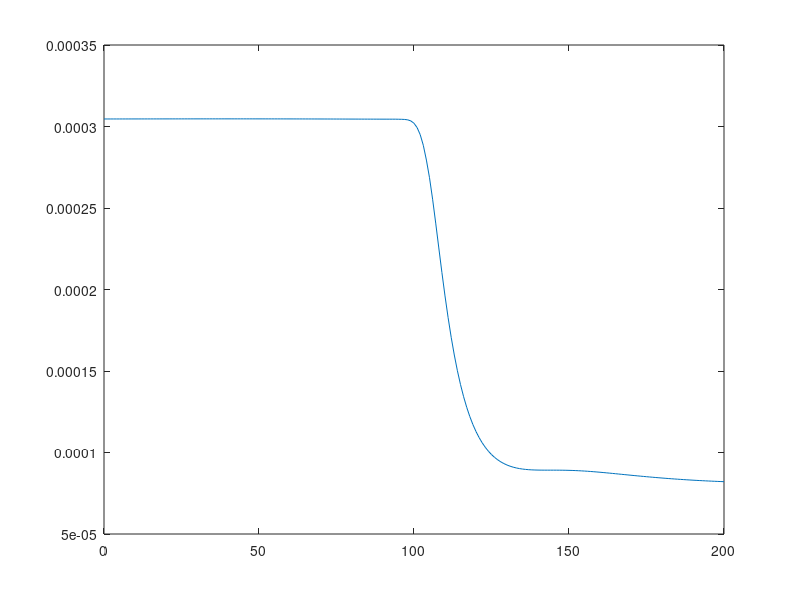

MATLAB code to generate this figure:
%This file is for Problem 8.4

clear

%First enter key parameters into workspace and work out PHI and Q.
%Begin with the no-accel. case & then do the -4 m/sec/sec next.
 
n=9
m=2
s=201
dt=1
g=9.8
re=6.37e6
omegax=1.57e-5
omegay=7.27e-5
wacc=.0036
wgyro=2.35e-9
R=[225 0;0 225]
ay=4.0
PZEROM=zeros(n);
PZEROM(1,1)=100;
PZEROM(2,2)=1e-6;
PZEROM(3,3)=1e-6;
PZEROM(4,4)=100;
PZEROM(5,5)=1e-6;
PZEROM(6,6)=1e-6;
PZEROM(7,7)=100;
PZEROM(8,8)=1e-6;
PZEROM(9,9)=(1.0*pi/180)^2
 
%Now work on PHI and Q matrices.  Start with zero acceleration.
 
F=zeros(n);
F(1,2)=1;
F(2,3)=-g;
F(3,2)=1/re;
F(3,9)=omegax;
F(4,5)=1;
F(5,6)=-g;
F(6,5)=1/re;
F(6,9)=omegay;
F(7,8)=1;
 
GWGT=zeros(n);
GWGT(2,2)=wacc;
GWGT(3,3)=wgyro;
GWGT(5,5)=wacc;
GWGT(6,6)=wgyro;
GWGT(8,8)=wacc;
GWGT(9,9)=wgyro;
 
A=[-dt*F dt*GWGT;zeros(n) dt*F'];
B=expm(A);
PHIT=B(10:18,10:18);
PHI=PHIT';
Q=PHI*B(1:9,10:18);
 
%Now order constant negative accel. steps k=95,96,...104 (in k.F.
%notation beginning with k=0), as i=96,97,...105 in the "for" loop.
%Call phi and q in mid-region PHIMID and QMID. Now calculate these.
 
F(2,9)=-ay
AMID=[-dt*F dt*GWGT;zeros(n) dt*F'];
BMID=expm(AMID);
PHIMIDT=BMID(10:18,10:18);
PHIMID=PHIMIDT';
QMID=PHIMID*BMID(1:9,10:18);
 
%Begin the main i loop.  PDIAG will contain the diagonal
%elements of PPLUS in a 9 x 201 stacked matrix.  (If this exceeds
%the matrix size limitation of the version of MATLAB that you are
%using, try running the dynamic scenario from 50 sec to 150 sec.
%This will yield nearly the same results as for the whole 200 sec.)
 
PMINUS=PZEROM;
PDIAG=zeros(9,201);
H=zeros(2,9);
d=10000
I=eye(n);
 
for i=1:201
   i
   %Compute variable H matrix.  Linearize about a trajectory
   %that is symmetric about the midpoint (i.e., the origin).
   if i>0 & i<=95
      ynom=-10000+100*(i-1);
      rnom=sqrt(d^2+ynom^2);
      H(1,1)=d/rnom;
      H(1,4)=ynom/rnom;
      H(2,1)=-d/rnom;
      H(2,4)=ynom/rnom;
      gain=(PMINUS*H')*inv(H*PMINUS*H'+R);
      PPLUS=(I-gain*H)*PMINUS;
      PPLUS=.5*(PPLUS+PPLUS');
      for j=1:9
         PDIAG(j,i)=PPLUS(j,j);
      end
      PMINUS=PHI*PPLUS*PHI'+Q;
   end
 
   if i>95 & i<=105
      ynom=-10000+80*(i-1);
      rnom=sqrt(d^2+ynom^2);
      H(1,1)=d/rnom;
      H(1,4)=ynom/rnom;
      H(2,1)=-d/rnom;
      H(2,4)=ynom/rnom;
      gain=(PMINUS*H')*inv(H*PMINUS*H'+R);
      PPLUS=(I-gain*H)*PMINUS;
      PPLUS=.5*(PPLUS+PPLUS');
      for j=1:9
         PDIAG(j,i)=PPLUS(j,j);
      end
      PMINUS=PHIMID*PPLUS*PHIMID'+QMID;
   end
 
   if i>105 & i<=201
      ynom=-10000+60*(i-1);
      rnom=sqrt(d^2+ynom^2);
      H(1,1)=d/rnom;
      H(1,4)=ynom/rnom;
      H(2,1)=-d/rnom;
      H(2,4)=ynom/rnom;
      gain=(PMINUS*H')*inv(H*PMINUS*H'+R);
      PPLUS=(I-gain*H)*PMINUS;
      PPLUS=.5*(PPLUS+PPLUS');
      for j=1:9
         PDIAG(j,i)=PPLUS(j,j);
      end
      PMINUS=PHI*PPLUS*PHI'+Q;
   end
end
 
%Now plot azimuth estimation error variance
 
k=0:1:200;
plot(k,PDIAG(9,:))
 
%Comment:  Note the dramatic decrease in azimuth error during and
%immediately following the acceleration pulse.  The drop is 
%nearly 4 to 1 on a variance basis (2 to 1 rms), and this is for
%an acceleration pulse that is relatively modest both in amplitude
%and duration.  Perhaps even more important is the fast response,
%relative to what could be obtained with gyrocompassing.
